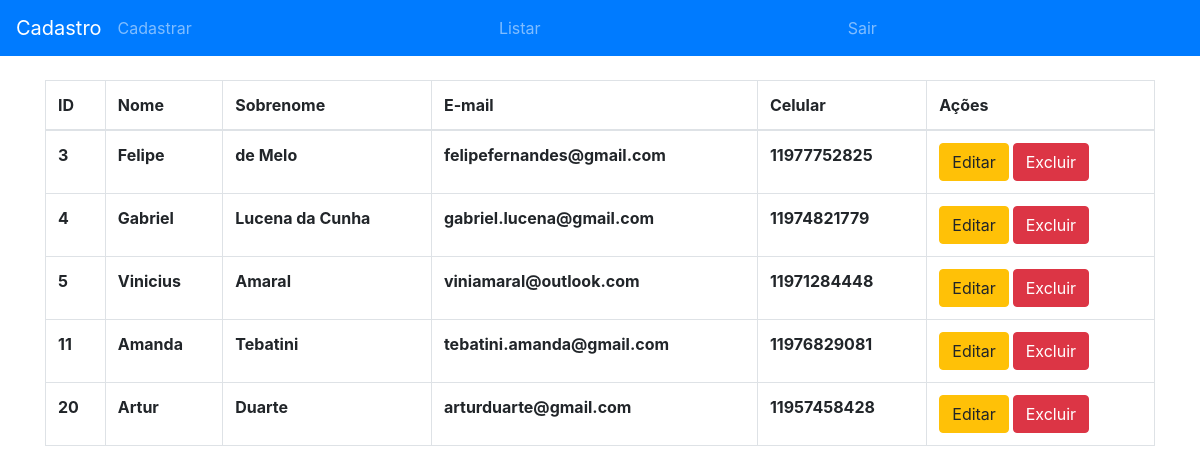
/atividade_crud/listagem/index.php, run on the app's committed database.
### tables this page shows
CREATE TABLE `tbl_pessoa` (
  `cod_pessoa` int unsigned NOT NULL AUTO_INCREMENT,
  `nome` varchar(250) NOT NULL,
  `sobrenome` varchar(500) NOT NULL,
  `email` varchar(500) NOT NULL,
  `celular` varchar(20) NOT NULL,
  PRIMARY KEY (`cod_pessoa`)
);

### atividade_crud/listagem/index.php (the view, shortened to what this page needs)
<?php
include('../componentes/header.php');
include('../database/conexao.php');
$sql = "SELECT * FROM tbl_pessoa";
$result = mysqli_query($conn, $sql);
?>
<div class="container">
    <br />
    <table class="table table-bordered">
        <thead>
            <tr>
                <th>ID</th>
                <th>Nome</th>
                <th>Sobrenome</th>
                <th>E-mail</th>
                <th>Celular</th>
                <th>Ações</th>
            </tr>
        </thead>
        <tbody>
            <?php
            while ($usuario = mysqli_fetch_array($result)) {
            ?>
                <tr>
                    <th><?php echo $usuario["cod_pessoa"];  ?></th>
                    <th><?php echo $usuario["nome"];  ?></th>
                    <th><?php echo $usuario["sobrenome"];  ?></th>
                    <th><?php echo $usuario["email"];  ?></th>
                    <th><?php echo $usuario["celular"];  ?></th>
                    <th>
                        <form action="../cadastro/editar.php" method="get" style="display: inline;">
                            <button class="btn btn-warning">Editar</button>
                        </form>
                        <form action="" method="get" style="display: inline;">
                            <button class="btn btn-danger"><a href="acoes.php?cod_pessoa=<?php echo $usuario['cod_pessoa'] . '&acao=deletar'?>">Excluir</a></button>
                        </form>
                    </th>
                </tr>
            <?php
            }
            ?>
        </tbody>
    </table>
</div>
<?php
include('../componentes/footer.php');
?>

### atividade_crud/componentes/header.php (shortened to what this page needs)
<!DOCTYPE html>
<html lang="en">
<head>
    <link rel="stylesheet" href="../bootstrap/css/bootstrap.css">
    <link rel="stylesheet" href="../bootstrap/css/style.css">
</head>
<body>
        <nav class="navbar navbar-dark bg-primary">
            <a class="navbar-brand" href="">
                Cadastro
            </a>
            <ul class="navbar-nav mr-auto">
                <li class="nav-item">
                    <a class="nav-link" href="../cadastro">Cadastrar</a>
                </li>
            </ul>
            <ul class="navbar-nav mr-auto">
                <li class="nav-item">
                    <a class="nav-link" href="../listagem">Listar</a>
                </li>
            </ul>
            <ul class="navbar-nav mr-auto">
                <li class="nav-item">
                    <a class="nav-link" href="../login/" onclick="logout()">Sair</a>
                </li>
            </ul>
        </nav>

### atividade_crud/componentes/footer.php (shortened to what this page needs)
</body>
</html>

### data on the page
tbl_pessoa: cod_pessoa "3", nome "Felipe", sobrenome "de Melo", email "felipefernandes@gmail.com", celular "11977752825"
tbl_pessoa: cod_pessoa "4", nome "Gabriel", sobrenome "Lucena da Cunha", email "gabriel.lucena@gmail.com", celular "11974821779"
tbl_pessoa: cod_pessoa "5", nome "Vinicius", sobrenome "Amaral", email "viniamaral@outlook.com", celular "11971284448"
tbl_pessoa: cod_pessoa "11", nome "Amanda", sobrenome "Tebatini", email "tebatini.amanda@gmail.com", celular "11976829081"
tbl_pessoa: cod_pessoa "20", nome "Artur", sobrenome "Duarte", email "arturduarte@gmail.com", celular "11957458428"
